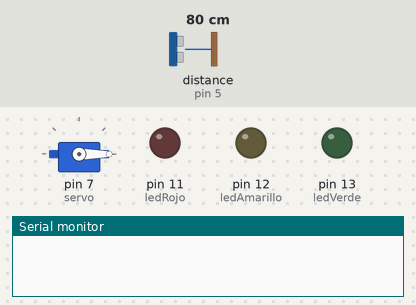
Bench run of a sketch on a simulated Arduino Uno, built with avr-gcc and run on an emulated ATmega328P. Shown: servo, output pins drawn as LEDs (lit = HIGH), the last lines printed to the serial monitor. The test bench sets the inputs (shaded band); at power-on: distance to the obstacle (sensor on pin 5) 80 cm. The echo pulse lasts 58.3 µs per cm.

Above: at 0.15 s.
At 4.1 s:
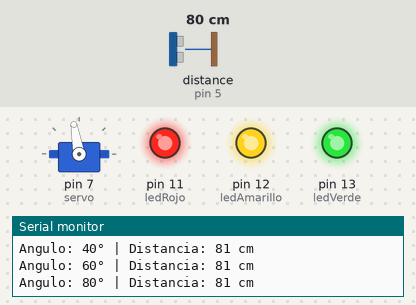
At 8.1 s:
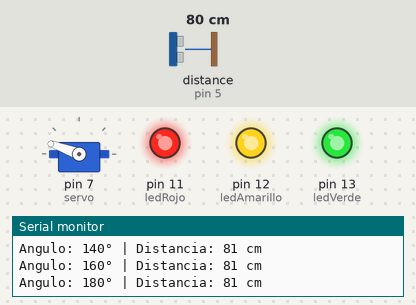
At 16.2 s:
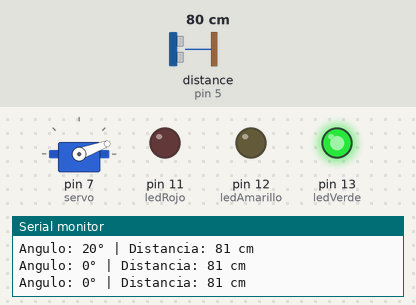
At 22.6 s:
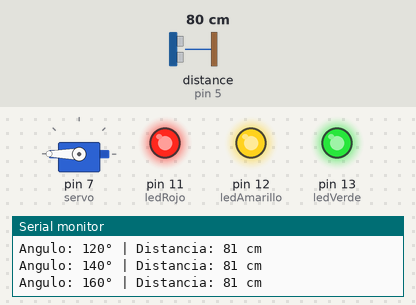
At 29.9 s:
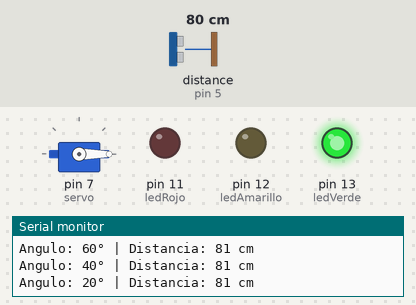
Timing chart, 0 to 40.0 s (numbered marks = the images above):
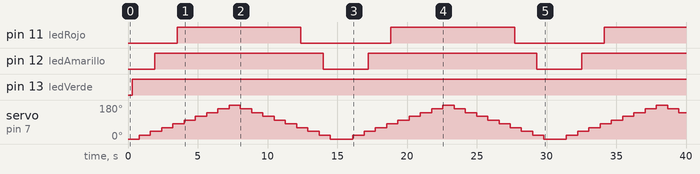

Measured:
- by itself, pin 11 (ledRojo): alternates HIGH for 8.9 s and LOW for 6.4 s
- by itself, pin 12 (ledAmarillo): alternates HIGH for 12.1 s and LOW for 3.2 s
- by itself, pin 13 (ledVerde): LOW → HIGH at 0.31 s
- by itself, servo on pin 7 (servo): repeats every 15.3 s: 40° 0.81 s, 60° 0.81 s, 80° 0.81 s, 100° 0.81 s, 120° 0.81 s, 140° 0.81 s, 160° 0.81 s, 180° 0.81 s, 160° 0.81 s, 140° 0.81 s, 120° 0.81 s, 100° 0.81 s, 80° 0.81 s, 60° 0.81 s, 40° 0.81 s, 20° 0.81 s, 0° 1.6 s, 20° 0.81 s

The sketch:

Sensor_HCSR04_Servomotor.ino
```cpp
#include <Servo.h>
#include <NewPing.h>

Servo servo;


int ledVerde = 13;
int ledAmarillo = 12;
int ledRojo = 11;

int trig = 6;
int echo = 5;
#define MAX_DISTANCE 400

NewPing sensor(trig, echo, MAX_DISTANCE);

void setup() {

  servo.attach(7);

  pinMode(ledVerde, OUTPUT);
  pinMode(ledAmarillo, OUTPUT);
  pinMode(ledRojo, OUTPUT);

  Serial.begin(9600);
}

void loop(){
  //i= Es igual al angulo
  // Barrido de ida: 0° → 180°
  for(int i=0; i<=180; i +=20){

    medir(i);
  }

  // Barrido de regreso: 160° → 0°
  for(int i=160; i>=0; i -=20){

    medir(i);
  }
}

  void medir(int angulo){

   // Mover el servo
  servo.write(angulo);

  // Esperar que llegue a la posición
  delay(300);

  // Tomar distancia
  int distancia = sensor.ping_cm();

  // Apagar todos los LEDs
  digitalWrite(ledVerde, LOW);
  digitalWrite(ledAmarillo, LOW);
  digitalWrite(ledRojo, LOW);

  // LEDs según el ángulo
  if (angulo <= 20) {

    digitalWrite(ledVerde, HIGH);

  }
  else if (angulo <= 60) {

    digitalWrite(ledVerde, HIGH);
    digitalWrite(ledAmarillo, HIGH);

  }
  else {

    digitalWrite(ledVerde, HIGH);
    digitalWrite(ledAmarillo, HIGH);
    digitalWrite(ledRojo, HIGH);
  }

  //Motrar angulo y distancia
  Serial.print("Angulo: ");
  Serial.print(angulo);

  Serial.print("° | Distancia: ");
  Serial.print(distancia);

  Serial.println(" cm");
  Serial.println();

  delay(500);

}
```
